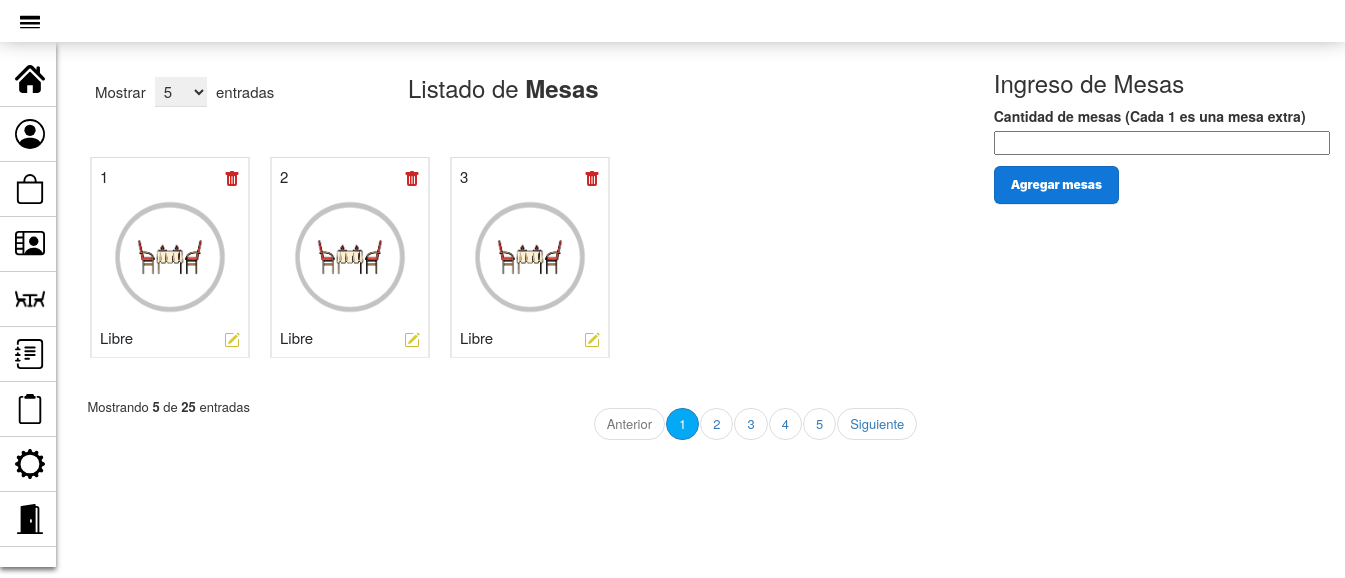
Before: /PAGINA_GestionMesas.php with the older database file.
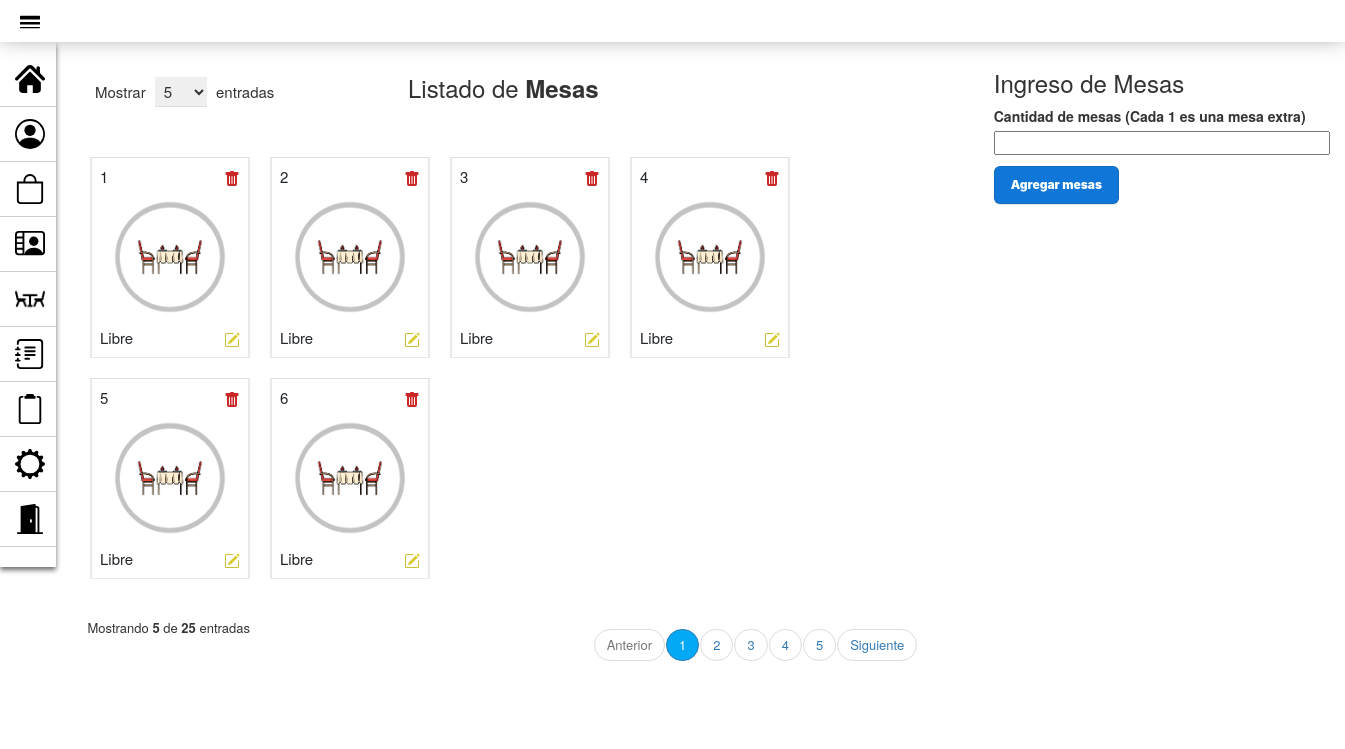
After: the same page with the newer database file.
### tables this page shows
CREATE TABLE `mesa` (
  `id_mesa` int(10) PRIMARY KEY NOT NULL AUTO_INCREMENT COMMENT 'ID de la Mesa',
  `estado` enum('Libre','Ocupada','Reservada') NOT NULL DEFAULT 'Libre' COMMENT 'Estado de la Mesa'
);

### modelo/conexion.php (called while the page is built)
<?php
class Conectar{
    public static function conexion (){
        try{
            $host ="localhost";
            $user ="root";
            $pass="";
            $bd="proyecto_grupo2";
            $con = mysqli_connect($host,$user,$pass);
            mysqli_select_db($con,$bd);
            return $con;
        }catch(Exception $e){
    die('Error'.$e->getMessage());
    echo "La linea de error " . $e->getLine();
        }
    }
    }
?>

### modelo/Mesa.php (called while the page is built, shortened)
<?php
class Mesa
{
    private $con;
    private $mesa;
    public function __construct()
    {
        require_once("conexion.php");
        $this->con = conectar::conexion();
    }
    public function listar_mesas()
    {
        $sql = "SELECT * FROM mesa ORDER BY id_mesa";
        $query = mysqli_query($this->con, $sql);
        while ($filas = mysqli_fetch_array($query)) {
            $this->mesa[] = $filas;
        }
        return $this->mesa;
    }
}

### controlador/Controlador_PerfilUsuario.php (called while the page is built, shortened)
<?php
$id_perfil = $_SESSION['id'];
?>

### vista/Mesa_view.php (the view, shortened to what this page needs)
<!DOCTYPE html>
<html lang="es">
<head>
    <link rel="stylesheet" href="assets/styles_mesas-view.css">
    <link rel="stylesheet" href="assets/styles2.css">
    <link rel="stylesheet" href="assets/styles_status.css">
    <link href="https://cdn.jsdelivr.net/npm/bootstrap@5.2.0/dist/css/bootstrap.min.css" rel="stylesheet">
    <link href="https://maxcdn.bootstrapcdn.com/bootstrap/3.3.7/css/bootstrap.min.css" rel="stylesheet">
</head>
<body>
    <div class="container-mesa">
        <div class="table-responsive">
            <div class="table-wrapper">
                <div class="table-title">
                    <div class="row">
                        <div class="col-xs-4">
                            <div class="show-entries">
                                <span>Mostrar</span>
                                <select>
                                    <option>5</option>
                                </select>
                                <span>entradas</span>
                            </div>
                        </div>
                        <div class="col-xs-4">
                            <h2 class="text-center">Listado de <b>Mesas</b></h2>
                        </div>
                        <table class="table">
                            <tbody>
                                <div class="div-mesa">
                                    <?php foreach ($matrizMesa as $mesa) : ?>
                                        <td class="td-mesa">
                                            <?php echo $mesa['id_mesa'] ?>
                                            <a href="controlador/eliminar_mesa_controlador.php?id=<?php echo $mesa['id_mesa'] ?>" class="iconos" title="Eliminar" onclick="javascript:return asegurar();"><img src="assets/iconos/icono-papelera.svg"></a>
                                            <img class="img-mesa" src="assets/iconos/icono-mesa.png">
                                            <?php echo $mesa['estado'] ?>
                                            <a href="controlador/ControladorModificarMesa.php?id=<?php echo $mesa['id_mesa'] ?>" class="iconos" title="Cambiar estado"><img src="assets/iconos/icono-editar-2.svg"></a>
                                        </td>
                                    <?php endforeach; ?>
                                </div>
                            </tbody>
                        </table>
                        <div class="clearfix">
                            <div class="hint-text">Mostrando <b>5</b> de <b>25</b> entradas</div>
                            <ul class="pagination">
                                <li class="page-item disabled"><a href="#">Anterior</a></li>
                                <li class="page-item active"><a href="#" class="page-link">1</a></li>
                                <li class="page-item"><a href="#" class="page-link">2</a></li>
                                <li class="page-item"><a href="#" class="page-link">3</a></li>
                                <li class="page-item"><a href="#" class="page-link">4</a></li>
                                <li class="page-item"><a href="#" class="page-link">5</a></li>
                                <li class="page-item"><a href="#" class="page-link">Siguiente</a></li>
                            </ul>
                        </div>
                    </div>
                </div>
            </div>
</body>
</html>

### PAGINA_GestionMesas.php (shortened to what this page needs)
<!DOCTYPE html>
<html lang="es">
<head>
        <link href="https://cdn.jsdelivr.net/npm/bootstrap@5.2.0/dist/css/bootstrap.min.css" rel="stylesheet">
        <link href="https://maxcdn.bootstrapcdn.com/bootstrap/3.3.7/css/bootstrap.min.css" rel="stylesheet">
        <link href="https://maxcdn.bootstrapcdn.com/font-awesome/4.7.0/css/font-awesome.min.css" rel="stylesheet">
</head>
<body>
        <?php require_once("vista/mensaje_gestor.php"); ?>
        <div class="container-fluid cont-pers">
                <?php require_once("vista/RegistroDeMesas.php"); ?>
                <div class="col-8 ">
                        <?php require_once("controlador/Mesa_controlador.php"); ?>
                        <?php require_once("vista/BarraNavegacion.php"); ?>
                </div>
        </div>
</body>
</html>

### vista/mensaje_gestor.php (shortened to what this page needs)
<!DOCTYPE html>
<html lang="es">
<head>
    <link rel="stylesheet" href="assets/styles_alertas.css">
</head>
<body>
</body>
</html>

### vista/RegistroDeMesas.php (shortened to what this page needs)
<!DOCTYPE html>
<html lang="es">
<head>
        <link rel="stylesheet" href="assets/styles2.css">
        <link href="https://cdn.jsdelivr.net/npm/bootstrap@5.2.0/dist/css/bootstrap.min.css" rel="stylesheet">
        <link href="https://maxcdn.bootstrapcdn.com/bootstrap/3.3.7/css/bootstrap.min.css" rel="stylesheet">
</head>
<body>
        <?php require_once("vista/mensaje_gestor.php"); ?>
        <form class="form-flex" method="POST">
                <h3 class="text-center2">Ingreso de Mesas</h3>
                <div class="mb-3">
                        <label class="form-label">Cantidad de mesas (Cada 1 es una mesa extra)</label>
                        <p><input type="number" class="tablas-input" name="numero"></p>
                </div>
                <button type="submit" class="button-2" name="boton_registro" value="enviar">Agregar mesas</button>
        </form>
</body>
</html>

### controlador/Mesa_controlador.php (shortened to what this page needs)
<?php
require_once("modelo/Mesa.php");
$mesas = new Mesa();
$matrizMesa = $mesas->listar_mesas();
if ($matrizMesa) {
    require_once("vista/Mesa_view.php");
}
?>

### vista/BarraNavegacion.php (shortened to what this page needs)
<!DOCTYPE html>
<html lang="es">
<head>
    <link rel="stylesheet" href="assets/styles_navbar.css">
</head>
<body>
    <?php require_once("controlador/Controlador_PerfilUsuario.php"); ?>
    <header>
        <span class="menu"><img src="assets/iconos/icono-desplegable.svg" alt="Inicio" width="20" height="20"></span>
    </header>
    <aside class="keep">
        <ul>
            <li>
                <a class="message" href="index.php" style="text-decoration:none">
                    <span><img src="assets/iconos/icono-inicio.svg" alt="Inicio" width="30" height="30"></span>
                </a>
            </li>
            <li>
                <a class="message" href="PAGINA_GestionUsuarios.php" style="text-decoration:none">
                    <span><img src="assets/iconos/icono-usuario2.svg" alt="Usuarios" width="30" height="30"></span>
                </a>
            </li>
            <li>
                <a class="message" href="PAGINA_GestionProductos.php" style="text-decoration:none">
                    <span><img src="assets/iconos/icono-producto.svg" alt="Productos" width="30" height="30"></span>
                </a>
            </li>
            <li>
                <a class="message" href="PAGINA_GestionProveedores.php" style="text-decoration:none">
                    <span><img src="assets/iconos/icono-proveedor.svg" alt="Proveedores" width="30" height="30"></span>
                </a>
            </li>
            <li>
                <a class="message" href="PAGINA_GestionMesas.php" style="text-decoration:none">
                    <span><img src="assets/iconos/icono-mesa2.png" alt="Mesas" width="30" height="30"></span>
                </a>
            </li>
            <li>
                <a class="message" href="PAGINA_GestionReservas.php" style="text-decoration:none">
                    <span><img src="assets/iconos/icono-reserva.svg" alt="Reservas" width="30" height="30"></span>
                </a>
            </li>
            <li>
                <a class="message" href="PAGINA_GestionOrdenes.php" style="text-decoration:none">
                    <span><img src="assets/iconos/icono-comanda.svg" alt="Ordenes" width="30" height="30"></span>
                </a>
            </li>
            <li>
                <a class="message" href="ModificarPerfil_pagina.php?id=<?php echo $id_perfil ?>" style="text-decoration:none">
                    <span><img src="assets/iconos/icono-ajuste.svg" alt="Configuración" width="30" height="30"></span>
                </a>
            </li>
            <li>
                <a class="message" href="controlador/Logout.php" style="text-decoration:none">
                    <span><img src="assets/iconos/icono-salir.svg" alt="Logout" width="30" height="30"></span>
                </a>
            </li>
        </ul>
    </aside>
</body>
</html>

### assets/styles2.css (style rules this page uses)
body { font-family: 'Roboto', sans-serif; background-repeat: no-repeat; background-size: cover; }
.table-responsive { margin: 50px 0; margin-left: 20px; }
.table-wrapper { min-width: 35em; background: #fff; padding: 20px; box-shadow: 0 1px 1px rgba(0, 0, 0, .05); }
.table-title { font-size: 15px; padding-bottom: 10px; margin: 0 0 10px; min-height: 45px; }
.table-title h2 { margin: 5px 0 0; font-size: 24px; }
.table-title select { border-color: #ddd; border-width: 0 0 1px 0; padding: 3px 10px 3px 5px; margin: 0 5px; }
.table-title .show-entries { margin-top: 7px; }
table.table tr th, table.table tr td { border-color: #e9e9e9; }
table.table td:last-child { width: fit-content; }
table.table td a { color: #a0a5b1; }
.pagination { float: right; margin: 0 0 5px; }
.pagination li a { border: none; font-size: 13px; min-width: 30px; min-height: 30px; padding: 0 10px; color: #999; margin: 0 2px; line-height: 30px; border-radius: 30px !important; text-align: center; }
.pagination li.active a { background: #03A9F4; }
.hint-text { float: left; margin-top: 10px; font-size: 13px; }
.form-flex { float: right; margin-top: 50px; position: flex; margin-right: -150px; }
.tablas-input { width: 25vw; margin-right: 150px; }
.button-2 { appearance: none; background-color: #1077d8; border: 1px solid rgba(27, 31, 35, .15); border-radius: 6px; box-shadow: rgba(27, 31, 35, .1) 0 1px 0; box-sizing: border-box; color: #fff; cursor: pointer; display: inline-block; font-family: -apple-system, system-ui, "Segoe UI", Helvetica, Arial, sans-serif, "Apple Color Emoji", "Segoe UI Emoji"; font-size: 12px; font-weight: 900; line-height: 16px; padding: 10px 16px; margin-top: 1px; }

### assets/styles_mesas-view.css (style rules this page uses)
.table { width: 0px; }
.img-mesa { display: -webkit-box; position: inherit; width: 140px; height: 140px; min-width: 140px; }
html, body { height: 100%; }
body { background-color: light-grey; font-family: sans-serif; }
.container-mesa { width: 100%; height: 100%; display: flex; flex-wrap: wrap; justify-content: center; align-items: center; margin-left: 40px; }
.div-mesa { width: fit-content; display: inline-block; padding-top: 40px; }
.iconos { vertical-align: text-top; float: right; }
.td-mesa { display: inline-block; width: fit-content; margin: 10px; border-width: 2px; }

### assets/styles_status.css (style rules this page uses)
* { box-sizing: border-box; }
body { background: white; }

### assets/styles_navbar.css (style rules this page uses)
* { margin: 0px; padding: 0px; }
header { background: #fff; padding: 10px 20px; box-shadow: 0px -8px 25px #6d6d6d; position: fixed; top: 0; left: 0; width: 100%; z-index: 991; }
.menu { display: inline-block; cursor: pointer; }
aside { width: 4em; background: #fff; padding: 0px 0px 10px 0px; position: absolute; left: 0px; top: 0px; height: 100%; box-shadow: 0px 3px 5px #6d6d6d; overflow: hidden; z-index: 99; height: fit-content; margin-top: 3em; }
aside ul { list-style: none; width: 100%; margin-left: -30px; margin-top: 10px; }
aside ul li { border-bottom: 1px solid #ccc; padding: 12px 25px; position: relative; width: fit-content; }
aside ul li a { font-size: 14px; color: #4a4a4a; text-decoration: none; text-transform: uppercase; white-space: nowrap; display: inline-block; }
aside ul li a span { display: inline-block; vertical-align: middle; color: #000000; width: 38px; }
.message { font-family: 'Signika', sans-serif; font-size: 12px; }

Changed rows visible on the page:
added mesa: id_mesa "4", estado "Libre"
added mesa: id_mesa "5", estado "Libre"
added mesa: id_mesa "6", estado "Libre"
